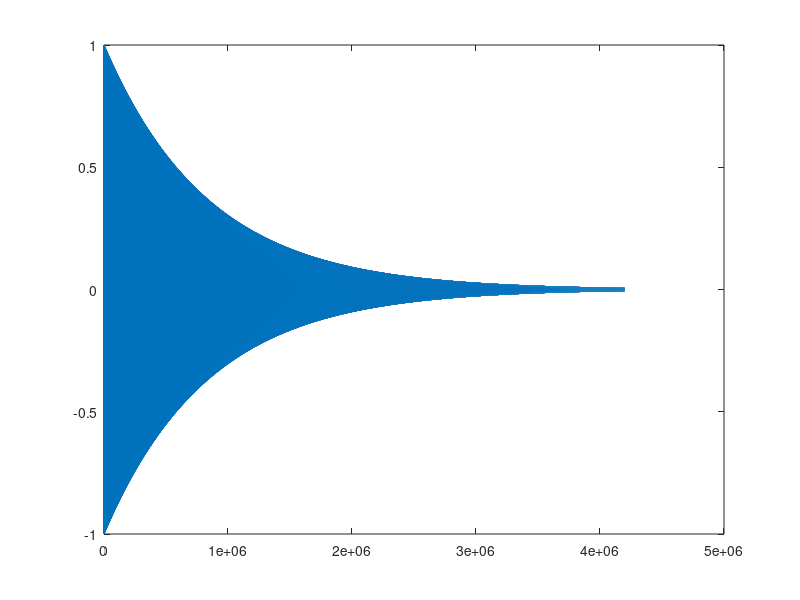

Write the MATLAB code that produced this figure. (Note: this script raises an error after producing the figure.)
% An example compares TT-truncation and TT-AnCU
 
% Generate signal and a tensor of order (dx+2)
% and size I1 x 2 x ... x 2 x I1
clear all;

dx = 20; % tensor order will be of dx+2
I1 = 2;  
len = I1^2 * 2^dx;  % length of signal

% Sampling frequency 
Fs = 5000;

sz_x = [I1 2*ones(1,dx) I1];

phase_ = pi/3; % phase of x(t)
freqs = 10;
t = (0:len-1);
x = exp(-t/(len/5)).* sin(2*pi*freqs/Fs * t + phase_);
                 
% Plot the signal x
figure(1);clf
plot(x)

% Tensor of this signal has rank
rankx = [1,2,2,2,2,2,2,2,2,2,2,2,2,2,2,2,2,2,2,2,2,2,1]';
 
y = x; 

% Add noise into the signal x
SNR = 0;
fprintf('SNR %d dB\n',SNR);
if ~isinf(SNR)
    stdY = std(double(y(:)));
    Noise_tens=randn(size(y));
    noise_level = 10.^(-SNR/20)*stdY;
    y=y+noise_level*Noise_tens;
    err_norm = norm(Noise_tens);
    clear Noise_tens;
end 
Y = reshape(y,sz_x);
normY = norm(y);
 
% parameters for the TT decomposition
tol = 1e-10;
maxiters = 1000;
  
%% Decompose using TT-SVD with known rank
error_bound = sqrt(numel(Y))*noise_level; 
% error_bound = noise_level * norm(Noise_tens); %

% Using the TT-SVD algorithm 
tol_svd = error_bound/normY;
tic;
Ytsvd_3 = tt_stensor(Y,tol_svd/3,sz_x,rankx(:));
t_svd3 = toc;

% SAE 
x_tc3 = full(Ytsvd_3);
sae_tc3 = SAE({x_tc3(:)},{x(:)});
fprintf('SAE of X: %s \n',sprintf('%.2f dB, ',-10*log10(sae_tc3)))


%% Decompose the tensor Y using AMCU 
rankR = [];
opts = ttmps_ascu;
opts.compression = 0;
opts.maxiters = 200; %maximum number of iterations;
opts.tol = 1e-10;
opts.exacterrorbound = true;

opts.core_step = 2;

opts.init = Ytsvd_3;   % forex  2
opts.init = TT_to_TTeMPS(opts.init);


opts.printitn = 1;
% opts.normX = normY;
opts.rankadjust = 1;

t_acu = zeros(1,3);
Out_acu = cell(1,3);
sae_acu = zeros(1,3);
x_ts= zeros(numel(x),3);
TT_acu_est = cell(3,1);
for kalg = 1:3
     
    tic;
    switch kalg
        case 1
            [tt_acu,out2a] = ttmps_ascu(Y,rankR,opts);
            
        case 2
            [tt_acu,out2a] = ttmps_a2cu(Y,rankR,opts);
            
        case 3
            [tt_acu,out2a] = ttmps_a3cu(Y,rankR,opts);
    end
    t_acu(kalg) = toc;
    

    % SAE
    TT_acu_est{kalg} = tt_acu;
    x_ts(:,kalg) = reshape(full(tt_acu),[],1);
    sae_ts = SAE({x_ts(:,kalg)},{x(:)});
    fprintf('Alg%d , SAE of X: %s \n',kalg,sprintf('%.2f dB, ',-10*log10(sae_ts)))
    
    sae_acu(kalg) = sae_ts;
    Out_acu{kalg} = out2a;
end
   
%% Compare signal and its estimated
kalg = 1;
fig = figure(1);
clf
% h = plot([xhat At(y)]);
hold on
clear h
h(1) = plot(y);
h(2) = plot(x);

k = 0;
while k<8
    k = k+1;
    ix = len/8*(k-1)+1:len/8*k;
    h(2+k) = plot(ix,x_ts(ix,kalg));
end

%%
clear ix 
set(h(2),'linestyle','-.')
set(h(2),'linewidth',2)
set(h(3:2:end),'linestyle','-')
set(h(4:2:end),'linestyle','-','linewidth',2)

set(h(3:2:end),'color',[0.4940 0.1840 0.5560]);
set(h(4:2:end),'color','r');%[0.4660 0.6740 0.1880]);

 
set(gca,'fontsize',18)
legend(h,{'Noisy' 'Source'  'Truncation' 'Alternating' },'location','best')
drawnow
axis tight
xlabel('Samples')
ylabel('Intensity')
 
% %%
% figname = sprintf('fig_tt_denoising_sr%dB_ex%d',SNR,ex);
% saveas(fig,[figname '.fig'],'fig')
% print(fig,'-depsc',[figname '.eps'])
%%
fprintf('           SAE (dB)     Time\n')
fprintf('TTSVD1 : %+11s %2.4f\n',sprintf('%.2f , ',-10*log10(sae_tc3)),t_svd3)
fprintf('ASCU   : %+11s %2.4f\n',sprintf('%.2f , ',-10*log10(sae_acu(1))),t_acu(1))
fprintf('A2CU   : %+11s %2.4f\n',sprintf('%.2f , ',-10*log10(sae_acu(2))),t_acu(2))
fprintf('A3CU   : %+11s %2.4f\n',sprintf('%.2f , ',-10*log10(sae_acu(3))),t_acu(3))
fprintf('----------------------------------\n')


return